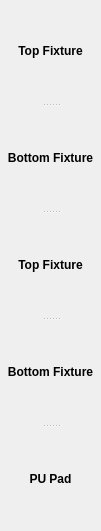
  <widget class="QSplitter" name="splitter_4">
   <property name="geometry">
    <rect>
     <x>504</x>
     <y>200</y>
     <width>101</width>
     <height>531</height>
    </rect>
   </property>
   <property name="orientation">
    <enum>Qt::Vertical</enum>
   </property>
   <widget class="QLabel" name="label_20">
    <property name="text">
     <string>&lt;html&gt;&lt;head/&gt;&lt;body&gt;&lt;p align=&quot;center&quot;&gt;&lt;span style=&quot; font-weight:600;&quot;&gt;Top Fixture&lt;/span&gt;&lt;/p&gt;&lt;/body&gt;&lt;/html&gt;</string>
    </property>
   </widget>
   <widget class="QLabel" name="label_24">
    <property name="text">
     <string>&lt;html&gt;&lt;head/&gt;&lt;body&gt;&lt;p align=&quot;center&quot;&gt;&lt;span style=&quot; font-weight:600;&quot;&gt;Bottom Fixture&lt;/span&gt;&lt;/p&gt;&lt;/body&gt;&lt;/html&gt;</string>
    </property>
   </widget>
   <widget class="QLabel" name="label_22">
    <property name="text">
     <string>&lt;html&gt;&lt;head/&gt;&lt;body&gt;&lt;p align=&quot;center&quot;&gt;&lt;span style=&quot; font-weight:600;&quot;&gt;Top Fixture&lt;/span&gt;&lt;/p&gt;&lt;/body&gt;&lt;/html&gt;</string>
    </property>
   </widget>
   <widget class="QLabel" name="label_25">
    <property name="text">
     <string>&lt;html&gt;&lt;head/&gt;&lt;body&gt;&lt;p align=&quot;center&quot;&gt;&lt;span style=&quot; font-weight:600;&quot;&gt;Bottom Fixture&lt;/span&gt;&lt;/p&gt;&lt;/body&gt;&lt;/html&gt;</string>
    </property>
   </widget>
   <widget class="QLabel" name="label_21">
    <property name="text">
     <string>&lt;html&gt;&lt;head/&gt;&lt;body&gt;&lt;p align=&quot;center&quot;&gt;&lt;span style=&quot; font-weight:600;&quot;&gt;PU Pad&lt;/span&gt;&lt;/p&gt;&lt;/body&gt;&lt;/html&gt;</string>
    </property>
   </widget>
  </widget>
